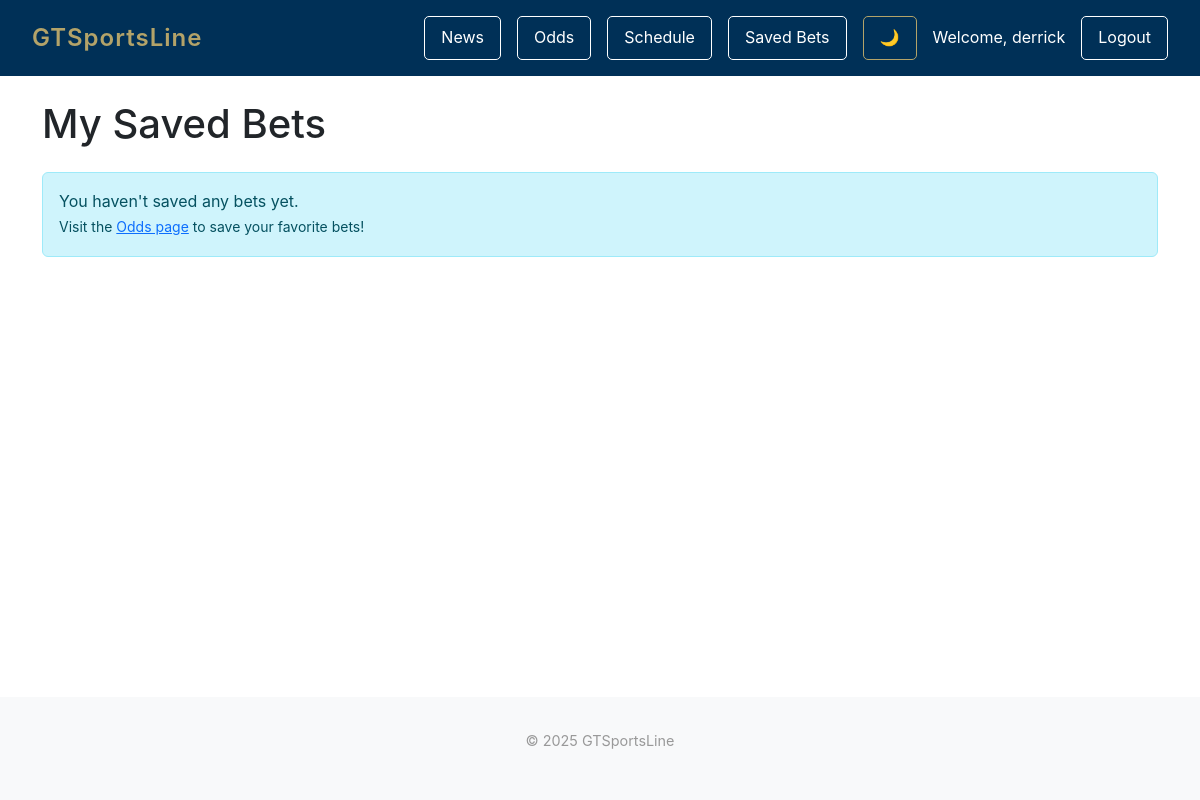
The app's page /odds/saved/ (signed in), older data.
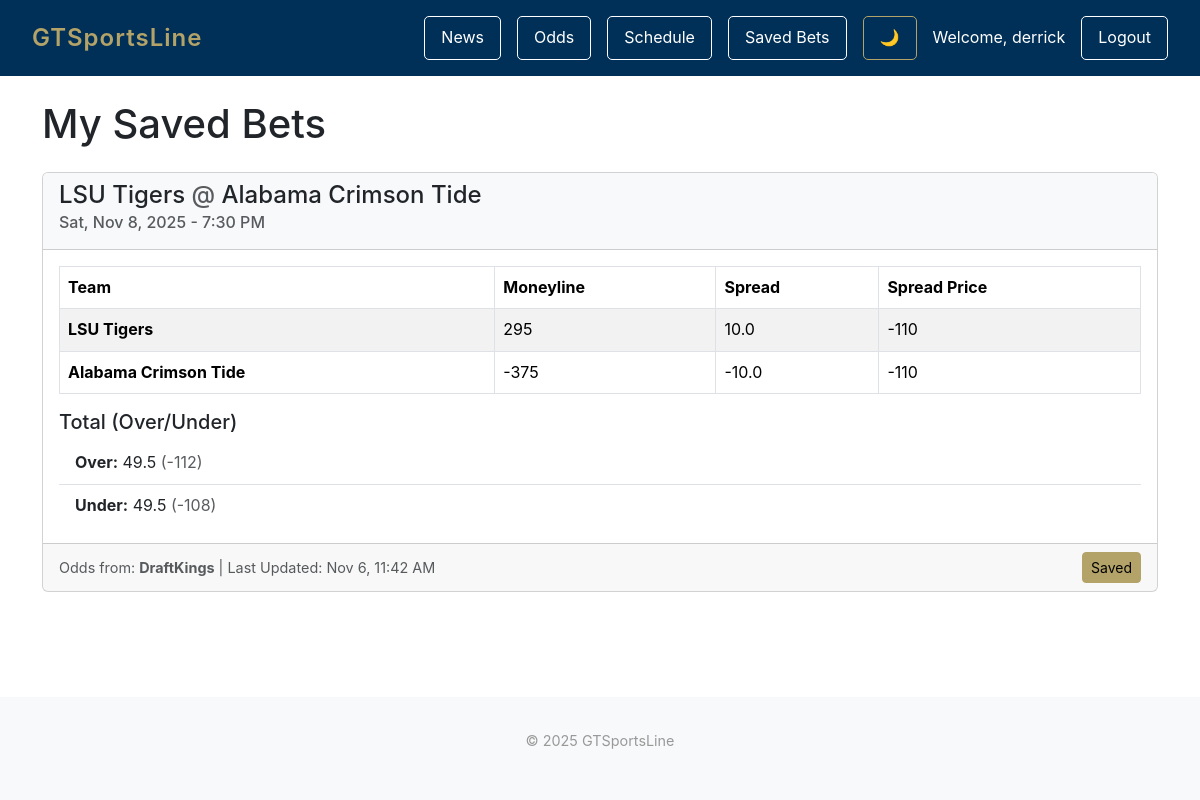
The same page, newer data.
### odds/models.py (models this page shows, shortened)
class Game(models.Model):
    api_game_id = models.CharField(max_length=100, unique=True)
    home_team = models.CharField(max_length=100)
    away_team = models.CharField(max_length=100)
    game_time = models.DateTimeField()
    bookmaker_name = models.CharField(max_length=100)
    last_updated = models.DateTimeField()
    home_team_moneyline = models.IntegerField(null=True, blank=True)
    away_team_moneyline = models.IntegerField(null=True, blank=True)
    home_team_spread = models.FloatField(null=True, blank=True)
    away_team_spread = models.FloatField(null=True, blank=True)
    home_team_spread_price = models.IntegerField(null=True, blank=True)
    away_team_spread_price = models.IntegerField(null=True, blank=True)
    total_over = models.FloatField(null=True, blank=True)
    total_over_price = models.IntegerField(null=True, blank=True)
    total_under = models.FloatField(null=True, blank=True)
    total_under_price = models.IntegerField(null=True, blank=True)
    class Meta:
        ordering = ['game_time'] # Default sort: show earliest games first

### odds/views.py (the view)
# urls.py: path('saved/', views.saved_bets_view, name='saved_bets'),
@login_required
def saved_bets_view(request):
    saved_bets = SavedBet.objects.filter(user=request.user).select_related('game')
    games = [saved_bet.game for saved_bet in saved_bets]
    context = {
        'games': games,
        'saved_game_ids': set(g.id for g in games),  # For consistency with odds_list
    }
    return render(request, 'odds/saved_bets.html', context)

### odds/templates/odds/saved_bets.html (shortened to what this page needs)
{% extends 'base.html' %}
{% block content %}
<div class="container mt-4">
    <h1 class="mb-4">My Saved Bets</h1>
    {% if games %}
        {% for game in games %}
            <div class="card mb-3">
                <div class="card-header bg-light">
                    <h4>
                        <a href="{% url 'odds:game_detail' game.id %}" style="text-decoration: none; color: inherit;">
                            {{ game.away_team }}
                            <span class="text-muted">@</span>
                            {{ game.home_team }}
                        </a>
                    </h4>
                    <h6 class="card-subtitle mb-2 text-muted">
                        {{ game.game_time|date:"D, M j, Y - g:i A" }}
                    </h6>
                </div>
                <div class="card-body">
                    <table class="table table-striped table-bordered">
                        <thead class="thead-dark">
                            <tr>
                                <th>Team</th>
                                <th>Moneyline</th>
                                <th>Spread</th>
                                <th>Spread Price</th>
                            </tr>
                        </thead>
                        <tbody>
                            <tr>
                                <td><strong>{{ game.away_team }}</strong></td>
                                <td>{{ game.away_team_moneyline }}</td>
                                <td>{{ game.away_team_spread }}</td>
                                <td>{{ game.away_team_spread_price }}</td>
                            </tr>
                            <tr>
                                <td><strong>{{ game.home_team }}</strong></td>
                                <td>{{ game.home_team_moneyline }}</td>
                                <td>{{ game.home_team_spread }}</td>
                                <td>{{ game.home_team_spread_price }}</td>
                            </tr>
                        </tbody>
                    </table>
                    <h5 class="mt-3">Total (Over/Under)</h5>
                    <ul class="list-group list-group-flush">
                        <li class="list-group-item">
                            <strong>Over:</strong> {{ game.total_over }}
                            <span class="text-muted">({{ game.total_over_price }})</span>
                        </li>
                        <li class="list-group-item">
                            <strong>Under:</strong> {{ game.total_under }}
                            <span class="text-muted">({{ game.total_under_price }})</span>
                        </li>
                    </ul>
                </div>
                <div class="card-footer text-muted d-flex justify-content-between align-items-center" style="font-size: 0.9rem;">
                    <div>
                        Odds from: <strong>{{ game.bookmaker_name }}</strong>
                        | Last Updated: {{ game.last_updated|date:"M j, g:i A" }}
                    </div>
                    <button
                        class="btn btn-sm btn-warning save-bet-btn"
                        data-game-id="{{ game.id }}"
                        style="background-color: #B3A369; border-color: #B3A369;">
                        <span class="save-text">Saved</span>
                    </button>
                </div>
            </div>
        {% endfor %}
    {% else %}
        <div class="alert alert-info" role="alert">
            You haven't saved any bets yet.
            <br>
            <small>Visit the <a href="{% url 'odds:odds_list' %}">Odds page</a> to save your favorite bets!</small>
        </div>
    {% endif %}
</div>
{% endblock %}

Row changes from the older to the newer data that the page shows:
now on this page (row edited): Game: away_team "LSU Tigers", home_team "Alabama Crimson Tide", game_time "Sat, Nov 8, 2025 - 7:30 PM", away_team_moneyline "295", away_team_spread "10.0", away_team_spread_price "-110", home_team_moneyline "-375", home_team_spread "-10.0", home_team_spread_price "-110", total_over "49.5", total_over_price "-112", total_under "49.5", total_under_price "-108", bookmaker_name "DraftKings", last_updated "Nov 6, 11:42 AM"
Text that changed along with them:
text no longer shown: "You haven't saved any bets yet. Visit the Odds page to save your favorite bets!"
